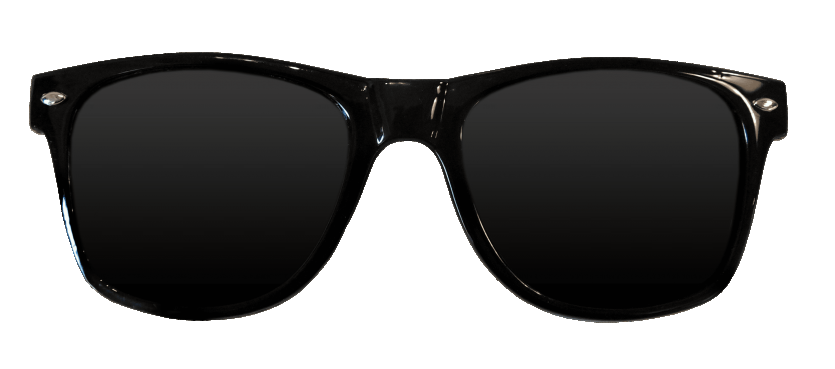
#> input picture assets/IMAGES/a.png, 835 x 369 px
$ python -i gotham_filter.py   (imports and definitions only)
#> lines starting #> are read from the running program, lines starting #| are printed output that depends on the picture
#> further down, picture is the input picture: shape (369, 835, 3); mean B, G, R 141, 141.3, 141.5
import cv2
import numpy as np
from scipy.interpolate import UnivariateSpline

from assets import AssetMeta


def apply_gotham(image):
    """
    This function will create instagram Gotham filter like effect on an image.
    Args:
        image:   The image on which the filter is to be applied.
        display: A boolean value that is if set to true the function displays the original image,
                 and the output image, and returns nothing.
    Returns:
        output_image: A copy of the input image with the Gotham filter applied.
    """

    # Split the blue, green, and red channel of the image.
    midtone_contrast_increase = UnivariateSpline(x=[0, 25, 51, 76, 102, 128, 153, 178, 204, 229, 255],
                                                 y=[0, 13, 25, 51, 76, 128, 178, 204, 229, 242, 255])(range(256))

    # Construct a lookuptable for increasing lowermid pixel values.
    lowermids_increase = UnivariateSpline(
        x=[0, 16, 32, 48, 64, 80, 96, 111, 128, 143, 159, 175, 191, 207, 223, 239, 255],
        y=[0, 18, 35, 64, 81, 99, 107, 112, 121, 143, 159, 175, 191, 207, 223, 239, 255])(
        range(256))

    # Construct a lookuptable for decreasing uppermid pixel values.
    uppermids_decrease = UnivariateSpline(
        x=[0, 16, 32, 48, 64, 80, 96, 111, 128, 143, 159, 175, 191, 207, 223, 239, 255],
        y=[0, 16, 32, 48, 64, 80, 96, 111, 128, 140, 148, 160, 171, 187, 216, 236, 255])(
        range(256))

    blue_channel, green_channel, red_channel = cv2.split(image)

    # Boost the mid-tone red channel contrast using the constructed lookuptable.
    red_channel = cv2.LUT(red_channel, midtone_contrast_increase).astype(np.uint8)
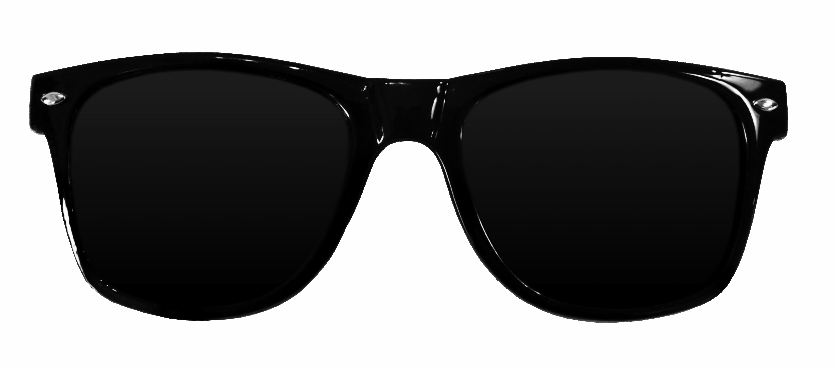
#> red_channel: shape (369, 835); min 0, max 254, mean 135

    # Boost the Blue channel in lower-mids using the constructed lookuptable.
    blue_channel = cv2.LUT(blue_channel, lowermids_increase).astype(np.uint8)

    # Decrease the Blue channel in upper-mids using the constructed lookuptable.
    blue_channel = cv2.LUT(blue_channel, uppermids_decrease).astype(np.uint8)

    # Merge the blue, green, and red channel.
    output_image = cv2.merge((blue_channel, green_channel, red_channel))
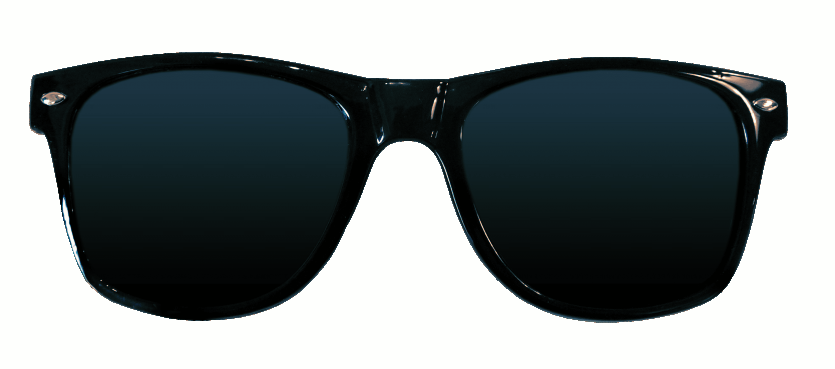
#> output_image: shape (369, 835, 3); mean B, G, R 141.8, 141.3, 135

    return output_image


# [9 lines not run here, left out]

>>> import cv2
>>> picture = cv2.imread('../assets/IMAGES/a.png')
>>> result = apply_gotham(picture)

$ run again, on assets/IMAGES/chess_board_side.jpg
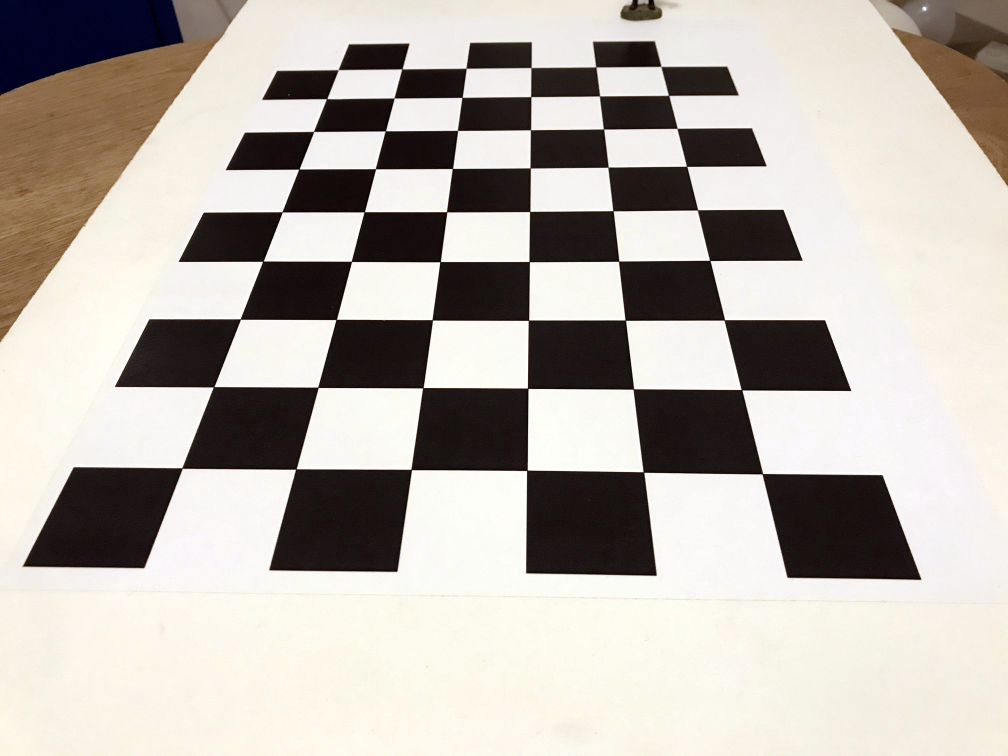
#> input picture assets/IMAGES/chess_board_side.jpg, 4032 x 3024 px (shown at 1/4 size)
#> picture is the input picture: shape (3024, 4032, 3); mean B, G, R 172.3, 179.1, 185.1
#> in apply_gotham, `blue_channel, green_channel, red_channel = cv2.split(image)`:
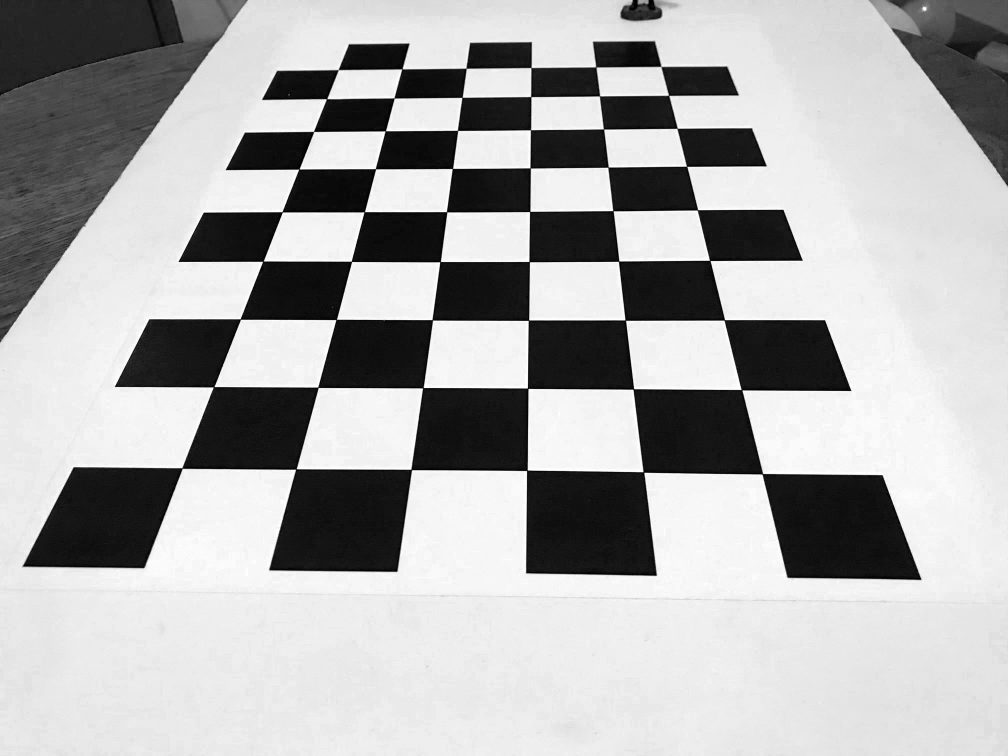
#> blue_channel: shape (3024, 4032) (shown at 1/4 size); min 0, max 255, mean 172.3
#> in apply_gotham, `blue_channel, green_channel, red_channel = cv2.split(image)`:
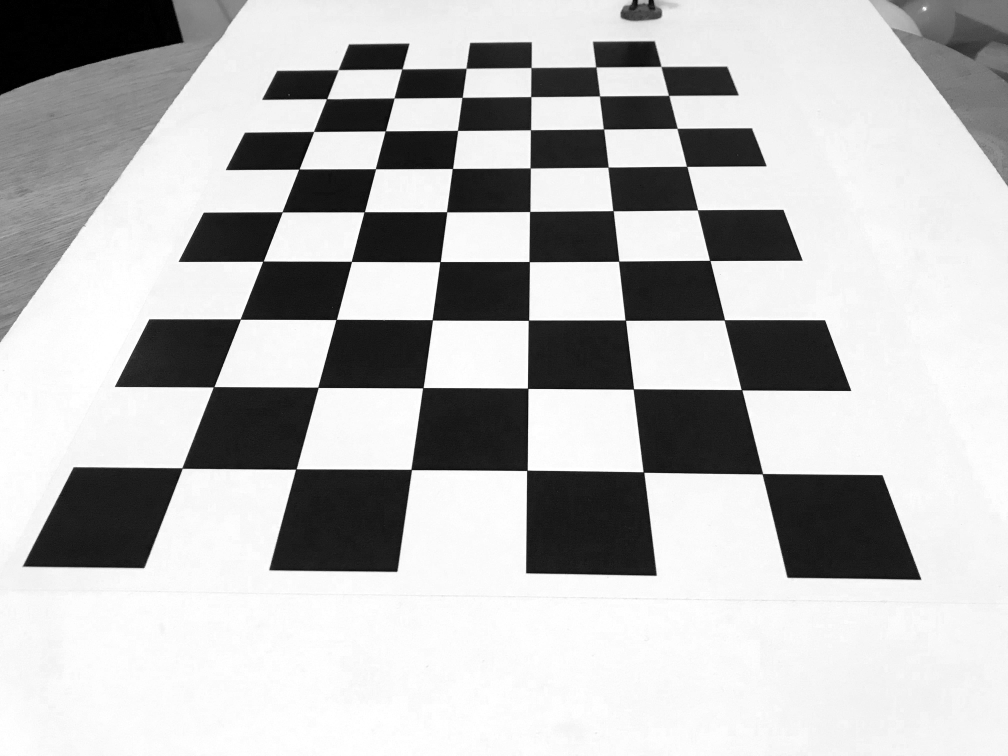
#> red_channel: shape (3024, 4032) (shown at 1/4 size); min 0, max 255, mean 185.1
